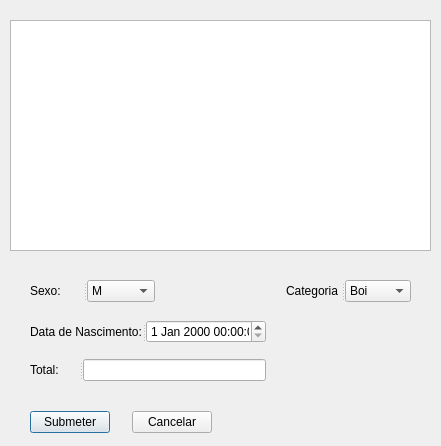
<?xml version="1.0" encoding="UTF-8"?>
<ui version="4.0">
 <class>Editar_Novos</class>
 <widget class="QDialog" name="Editar_Novos">
  <property name="geometry">
   <rect>
    <x>0</x>
    <y>0</y>
    <width>441</width>
    <height>446</height>
   </rect>
  </property>
  <property name="windowTitle">
   <string>Dialog</string>
  </property>
  <widget class="QWidget" name="layoutWidget">
   <property name="geometry">
    <rect>
     <x>30</x>
     <y>280</y>
     <width>381</width>
     <height>22</height>
    </rect>
   </property>
   <layout class="QHBoxLayout" name="horizontalLayout">
    <item>
     <widget class="QSplitter" name="splitter">
      <property name="orientation">
       <enum>Qt::Horizontal</enum>
      </property>
      <widget class="QSplitter" name="splitter_2">
       <property name="orientation">
        <enum>Qt::Horizontal</enum>
       </property>
       <widget class="QLabel" name="sexoLabel">
        <property name="text">
         <string>Sexo:</string>
        </property>
       </widget>
       <widget class="QComboBox" name="sexoComboBox">
        <item>
         <property name="text">
          <string>M</string>
         </property>
        </item>
        <item>
         <property name="text">
          <string>F</string>
         </property>
        </item>
       </widget>
      </widget>
     </widget>
    </item>
    <item>
     <spacer name="horizontalSpacer">
      <property name="orientation">
       <enum>Qt::Horizontal</enum>
      </property>
      <property name="sizeHint" stdset="0">
       <size>
        <width>40</width>
        <height>20</height>
       </size>
      </property>
     </spacer>
    </item>
    <item>
     <widget class="QSplitter" name="splitter_7">
      <property name="orientation">
       <enum>Qt::Horizontal</enum>
      </property>
      <widget class="QLabel" name="categoriaLabel">
       <property name="text">
        <string>Categoria</string>
       </property>
      </widget>
      <widget class="QComboBox" name="categoriaComboBox">
       <item>
        <property name="text">
         <string>Boi</string>
        </property>
       </item>
       <item>
        <property name="text">
         <string>Vaca</string>
        </property>
       </item>
       <item>
        <property name="text">
         <string>Touro</string>
        </property>
       </item>
       <item>
        <property name="text">
         <string>Vitelo</string>
        </property>
       </item>
      </widget>
     </widget>
    </item>
   </layout>
  </widget>
  <widget class="QWidget" name="layoutWidget_2">
   <property name="geometry">
    <rect>
     <x>30</x>
     <y>310</y>
     <width>236</width>
     <height>71</height>
    </rect>
   </property>
   <layout class="QVBoxLayout" name="verticalLayout">
    <item>
     <spacer name="verticalSpacer">
      <property name="orientation">
       <enum>Qt::Vertical</enum>
      </property>
      <property name="sizeHint" stdset="0">
       <size>
        <width>20</width>
        <height>13</height>
       </size>
      </property>
     </spacer>
    </item>
    <item>
     <widget class="QSplitter" name="splitter_3">
      <property name="orientation">
       <enum>Qt::Horizontal</enum>
      </property>
      <widget class="QLabel" name="dataNascimentoLabel">
       <property name="text">
        <string>Data de Nascimento:</string>
       </property>
      </widget>
      <widget class="QDateTimeEdit" name="dataNascimentoDateTimeEdit"/>
     </widget>
    </item>
    <item>
     <spacer name="verticalSpacer_2">
      <property name="orientation">
       <enum>Qt::Vertical</enum>
      </property>
      <property name="sizeHint" stdset="0">
       <size>
        <width>20</width>
        <height>13</height>
       </size>
      </property>
     </spacer>
    </item>
    <item>
     <widget class="QSplitter" name="splitter_5">
      <property name="orientation">
       <enum>Qt::Horizontal</enum>
      </property>
      <widget class="QLabel" name="totalLabel">
       <property name="text">
        <string>Total:</string>
       </property>
      </widget>
      <widget class="QLineEdit" name="totalLineEdit"/>
     </widget>
    </item>
   </layout>
  </widget>
  <widget class="QTableView" name="tableView">
   <property name="geometry">
    <rect>
     <x>10</x>
     <y>20</y>
     <width>421</width>
     <height>231</height>
    </rect>
   </property>
   <property name="sizePolicy">
    <sizepolicy hsizetype="Expanding" vsizetype="Expanding">
     <horstretch>0</horstretch>
     <verstretch>0</verstretch>
    </sizepolicy>
   </property>
  </widget>
  <widget class="QWidget" name="layoutWidget_3">
   <property name="geometry">
    <rect>
     <x>30</x>
     <y>410</y>
     <width>182</width>
     <height>25</height>
    </rect>
   </property>
   <layout class="QHBoxLayout" name="horizontalLayout_2">
    <item>
     <widget class="QPushButton" name="submeterPushButton">
      <property name="text">
       <string>Submeter</string>
      </property>
     </widget>
    </item>
    <item>
     <spacer name="horizontalSpacer_2">
      <property name="orientation">
       <enum>Qt::Horizontal</enum>
      </property>
      <property name="sizeHint" stdset="0">
       <size>
        <width>18</width>
        <height>20</height>
       </size>
      </property>
     </spacer>
    </item>
    <item>
     <widget class="QPushButton" name="cancelarPushButton">
      <property name="text">
       <string>Cancelar</string>
      </property>
     </widget>
    </item>
   </layout>
  </widget>
 </widget>
 <resources/>
 <connections/>
</ui>
